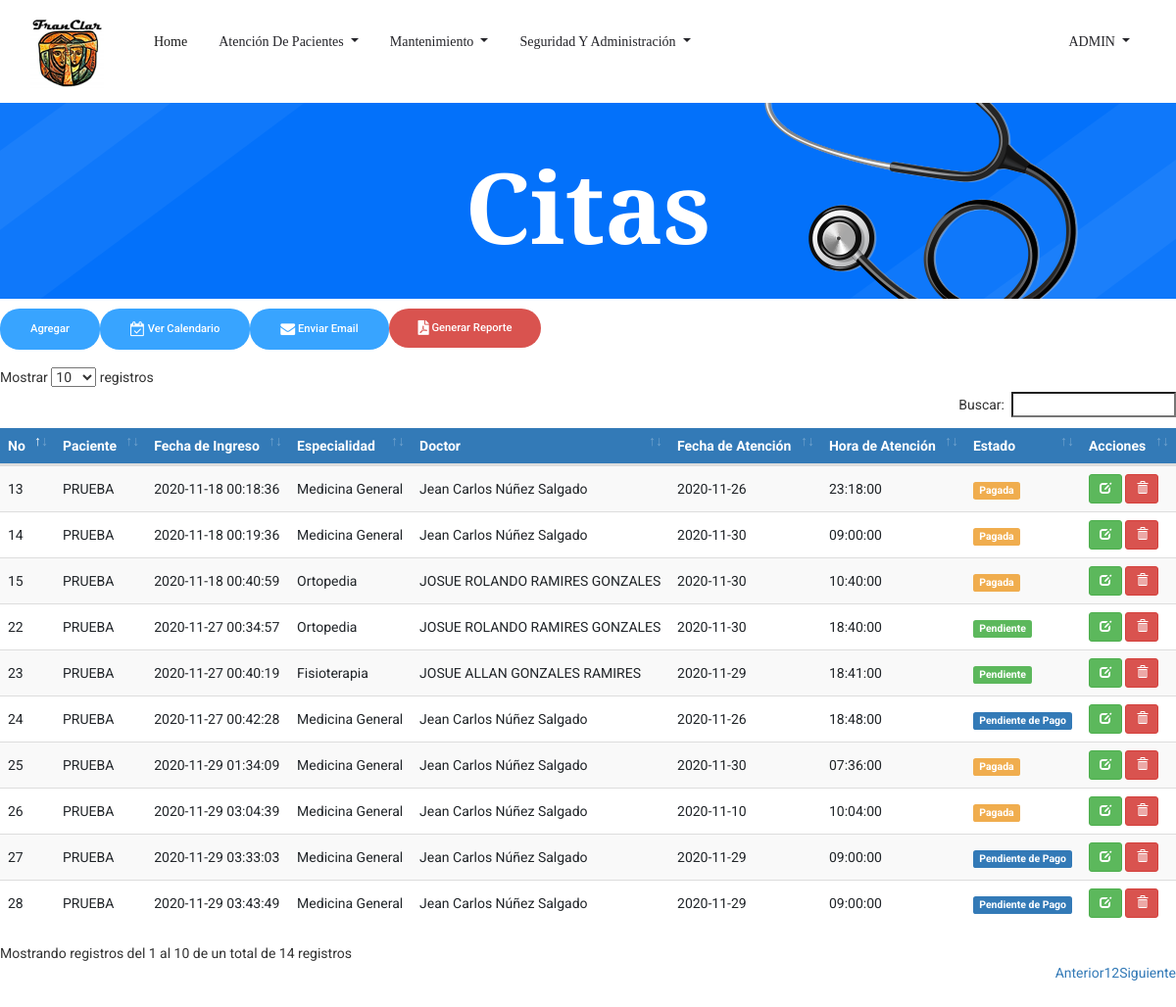
/Cita.php (signed in), run on the app's committed database.
### tables this page shows
CREATE TABLE `tbl_citas` (
  `ID_Cita` bigint(3) NOT NULL,
  `ID_Paciente` int(3) NOT NULL,
  `ID_Usuario` bigint(3) NOT NULL,
  `ID_Empleado` int(3) NOT NULL,
  `ID_Especialidad` int(3) NOT NULL,
  `ID_Estado` int(3) NOT NULL,
  `Fec_Creacion` timestamp NOT NULL DEFAULT current_timestamp(),
  `Fec_Atencion` date NOT NULL,
  `Hora_Atencion` time NOT NULL,
  `Precio` int(5) NOT NULL,
  `Usuario_crea` bigint(3) DEFAULT NULL,
  `Fec_crea` date DEFAULT NULL,
  `Usuario_modif` bigint(3) DEFAULT NULL,
  `Fec_modif` date DEFAULT NULL
);

CREATE TABLE `tbl_pacientes` (
  `ID_Paciente` int(3) NOT NULL,
  `ID_tipo_documento` int(11) NOT NULL,
  `cedula` varchar(20) NOT NULL,
  `ID_Sexo` int(1) NOT NULL,
  `ID_Est_Civil` int(3) NOT NULL,
  `ID_Tipo_Sangre` int(3) NOT NULL,
  `ID_Religion` int(3) NOT NULL,
  `Nom_Paciente` varchar(255) NOT NULL,
  `Fec_Nacimiento` date NOT NULL,
  `Edad` int(3) NOT NULL,
  `Dir_Paciente` varchar(255) NOT NULL,
  `Tel_Paciente` int(8) NOT NULL,
  `Cel_Paciente` int(8) NOT NULL,
  `Email` varchar(50) NOT NULL,
  `Contacto_Emergencia` varchar(40) NOT NULL,
  `ID_Parentesco` int(3) NOT NULL,
  `Tel_Emergencia` int(8) NOT NULL,
  `Cel_Emergencia` int(8) NOT NULL,
  `Antecedentes_Personales` varchar(500) DEFAULT NULL,
  `Antecedentes_Hospitalarios` varchar(500) DEFAULT NULL,
  `Antecedentes_Alergicos` varchar(500) DEFAULT NULL,
  `Antecedentes_Familiares` varchar(500) DEFAULT NULL,
  `Habitos` varchar(500) DEFAULT NULL,
  `Usuario_crea` bigint(3) DEFAULT NULL,
  `Fec_crea` date DEFAULT NULL,
  `Usuario_modif` bigint(3) DEFAULT NULL,
  `Fec_modif` date DEFAULT NULL
);

CREATE TABLE `tbl_especialidad` (
  `ID_especialidad` int(3) NOT NULL,
  `Descripcion_espec` varchar(30) NOT NULL,
  `Precio` int(5) NOT NULL
);

CREATE TABLE `tbl_empleado` (
  `ID_Empleado` int(3) NOT NULL,
  `Nom_Empleado` varchar(50) NOT NULL,
  `ID_Sexo` int(1) NOT NULL,
  `ID_Est_Civil` int(3) NOT NULL,
  `ID_Cargo` int(3) NOT NULL,
  `ID_Especialidad` int(3) NOT NULL,
  `Cedula` varchar(13) NOT NULL,
  `Fec_Nacimiento` date NOT NULL,
  `Dir_Empleado` varchar(255) NOT NULL,
  `Tel_Empleado` int(8) NOT NULL,
  `Cel_Empleado` int(8) NOT NULL,
  `Salario` int(6) NOT NULL,
  `Usuario_crea` bigint(3) DEFAULT NULL,
  `Fec_crea` date DEFAULT NULL,
  `Usuario_modif` bigint(3) DEFAULT NULL,
  `Fec_modif` date DEFAULT NULL
);

CREATE TABLE `tbl_estado_cita` (
  `ID_Estado` int(3) NOT NULL,
  `Descripcion_est_cita` varchar(20) NOT NULL
);

### Cita.php (the view, shortened to what this page needs)
<!doctype html>
<html lang="es">
<?php
include 'head.php'
?>
<body>
    <?php
    include 'header.php';
    ?>
    <section class="breadcrumb_part breadcrumb_bg">
        <div class="container">
            <div class="row">
                <div class="col-lg-12">
                    <div class="breadcrumb_iner">
                        <div class="breadcrumb_iner_item">
                            <h2>Citas</h2>
                        </div>
                    </div>
                </div>
            </div>
        </div>
    </section>
    <form class="form-inline my-2 my-lg-0 float-left">
        <a href="agregarcita.php" class="genric-btn info circle">Agregar</a>
    </form>
    <form class="form-inline my-2 my-lg-0 float-left">
        <a href="CalendarioCitas.php" class="genric-btn info circle">
		<i class="fa fa-calendar-check-o fa-lg fa-lg"> </i> Ver Calendario  </a>
	</form>
	<div class="form-inline my-2 my-lg-0 float-left" >
	<a class="genric-btn info circle" href="PHPMailer/notificaciones.php">
	<i class="fa fa-envelope fa-lg"> </i> Enviar Email  </a>
</div>
<form class="form-inline my-2 my-lg-0 float-left">
	<a class="genric-btn btn-danger circle" href="../FRANCLAR/Reportes-PDF/ReporteCitas.php">
	<i class="fas fa-file-pdf fa-lg"> </i> Generar Reporte</a>
	</form>
	<br>
	<br>
	<br>
   <div class="table-responsive">
			<table id="datatableUsuarios" class="table table-striped table-hover" cellspacing="0" width="100%">
            	<thead>
				<tr>
					<th>No</th>
					<th>Paciente</th>
					<th>Fecha de Ingreso</th>
					<th>Especialidad</th>
                    <th>Doctor</th>
                    <th>Fecha de Atención</th>
                    <th>Hora de Atención</th>
                    <th>Estado</th>
				    <th>Acciones</th>
				</tr>
				</thead>
				<tbody>
					<?php
						$sql = mysqli_query($con, "SELECT tbl_citas.ID_Cita,
						tbl_pacientes.Nom_Paciente,
						tbl_citas.Fec_Creacion,
						tbl_especialidad.Descripcion_espec,
						tbl_empleado.Nom_Empleado,
						tbl_citas.Fec_Atencion,
						tbl_citas.Hora_Atencion,
						tbl_estado_cita.Descripcion_est_cita,
						tbl_estado_cita.ID_Estado FROM tbl_citas
						INNER JOIN tbl_pacientes on tbl_citas.ID_Paciente = tbl_pacientes.ID_Paciente
						INNER JOIN tbl_especialidad on tbl_citas.ID_Especialidad = tbl_especialidad.ID_Especialidad
						INNER JOIN tbl_empleado on tbl_citas.ID_Empleado = tbl_empleado.ID_Empleado
						INNER JOIN tbl_estado_cita on tbl_citas.ID_Estado = tbl_estado_cita.ID_Estado ORDER BY tbl_citas.Fec_Creacion DESC");
						if(mysqli_num_rows($sql) == 0){
							echo '<tr><td colspan="8">No hay datos.</td></tr>';
						}else{
							while($row = mysqli_fetch_assoc($sql)){
								if($row['ID_Estado'] == 1){
									echo '
									<tr>
									<td>'.$row['ID_Cita'].'</td>
									<td>'.$row['Nom_Paciente'].'</td>
									<td>'.$row['Fec_Creacion'].'</td>
									<td>'.$row['Descripcion_espec'].'</td>
									<td>'.$row['Nom_Empleado'].'</td>
									<td>'.$row['Fec_Atencion'].'</td>
									<td>'.$row['Hora_Atencion'].'</td>
									<td><span class="label label-success">'.$row['Descripcion_est_cita'].'</span></td>
									<td>
										<a href="EditarCita.php?nik='.$row['ID_Cita'].'" title="Editar datos" class="btn btn-success btn-sm"><span class="glyphicon glyphicon-edit" aria-hidden="true"></span></a>
										<a href="Cita.php?aksi=delete&nik='.$row['ID_Cita'].'" title="Eliminar" onclick="return confirm(\'¿Está seguro de borrar los datos de la cita\')" class="btn btn-danger btn-sm"><span class="glyphicon glyphicon-trash" aria-hidden="true"></span></a>
									</td>
									</tr>
									';
								}elseif($row['ID_Estado'] == 3){
									echo '
									<tr>
									<td>'.$row['ID_Cita'].'</td>
									<td>'.$row['Nom_Paciente'].'</td>
									<td>'.$row['Fec_Creacion'].'</td>
									<td>'.$row['Descripcion_espec'].'</td>
									<td>'.$row['Nom_Empleado'].'</td>
									<td>'.$row['Fec_Atencion'].'</td>
									<td>'.$row['Hora_Atencion'].'</td>
									<td><span class="label label-primary">'.$row['Descripcion_est_cita'].'</span></td>
									<td>
									<a href="EditarCita.php?nik='.$row['ID_Cita'].'" title="Editar datos" class="btn btn-success btn-sm"><span class="glyphicon glyphicon-edit" aria-hidden="true"></span></a>
									<a href="Cita.php?aksi=delete&nik='.$row['ID_Cita'].'" title="Eliminar" onclick="return confirm(\'¿Está seguro de borrar los datos de la cita\')" class="btn btn-danger btn-sm"><span class="glyphicon glyphicon-trash" aria-hidden="true"></span></a>
								    </td>
									</tr>
									';
								}elseif($row['ID_Estado'] == 4){
									echo '
									<tr>
									<td>'.$row['ID_Cita'].'</td>
									<td>'.$row['Nom_Paciente'].'</td>
									<td>'.$row['Fec_Creacion'].'</td>
									<td>'.$row['Descripcion_espec'].'</td>
									<td>'.$row['Nom_Empleado'].'</td>
									<td>'.$row['Fec_Atencion'].'</td>
									<td>'.$row['Hora_Atencion'].'</td>
									<td><span class="label label-warning">'.$row['Descripcion_est_cita'].'</span></td>
									<td>
									<a href="EditarCita.php?nik='.$row['ID_Cita'].'" title="Editar datos" class="btn btn-success btn-sm"><span class="glyphicon glyphicon-edit" aria-hidden="true"></span></a>
									<a href="Cita.php?aksi=delete&nik='.$row['ID_Cita'].'" title="Eliminar" onclick="return confirm(\'¿Está seguro de borrar los datos de la cita\')" class="btn btn-danger btn-sm"><span class="glyphicon glyphicon-trash" aria-hidden="true"></span></a>
								    </td>
									</tr>
									';
								}
							}
						}
					?>
				</tbody>
			</table>
		 </div>
		<br><br><br><br><br><br><br><br><br><br>
</body>
</html>

### css/main.css (style rules this page uses)
table th { background-color: #337ab7 !important; color: white; }
table>tbody>tr>td { vertical-align: middle !important; }

### data on the page
tbl_citas: ID_Cita "28", ID_Paciente.Nom_Paciente "PRUEBA", Fec_Creacion "2020-11-29 03:43:49", ID_Especialidad.Descripcion_espec "Medicina General", ID_Empleado.Nom_Empleado "Jean Carlos Núñez Salgado", Fec_Atencion "2020-11-29", Hora_Atencion "09:00:00", ID_Estado.Descripcion_est_cita "Pendiente de Pago"
tbl_citas: ID_Cita "27", ID_Paciente.Nom_Paciente "PRUEBA", Fec_Creacion "2020-11-29 03:33:03", ID_Especialidad.Descripcion_espec "Medicina General", ID_Empleado.Nom_Empleado "Jean Carlos Núñez Salgado", Fec_Atencion "2020-11-29", Hora_Atencion "09:00:00", ID_Estado.Descripcion_est_cita "Pendiente de Pago"
tbl_citas: ID_Cita "26", ID_Paciente.Nom_Paciente "PRUEBA", Fec_Creacion "2020-11-29 03:04:39", ID_Especialidad.Descripcion_espec "Medicina General", ID_Empleado.Nom_Empleado "Jean Carlos Núñez Salgado", Fec_Atencion "2020-11-10", Hora_Atencion "10:04:00", ID_Estado.Descripcion_est_cita "Pagada"
tbl_citas: ID_Cita "25", ID_Paciente.Nom_Paciente "PRUEBA", Fec_Creacion "2020-11-29 01:34:09", ID_Especialidad.Descripcion_espec "Medicina General", ID_Empleado.Nom_Empleado "Jean Carlos Núñez Salgado", Fec_Atencion "2020-11-30", Hora_Atencion "07:36:00", ID_Estado.Descripcion_est_cita "Pagada"
tbl_citas: ID_Cita "24", ID_Paciente.Nom_Paciente "PRUEBA", Fec_Creacion "2020-11-27 00:42:28", ID_Especialidad.Descripcion_espec "Medicina General", ID_Empleado.Nom_Empleado "Jean Carlos Núñez Salgado", Fec_Atencion "2020-11-26", Hora_Atencion "18:48:00", ID_Estado.Descripcion_est_cita "Pendiente de Pago"
tbl_citas: ID_Cita "23", ID_Paciente.Nom_Paciente "PRUEBA", Fec_Creacion "2020-11-27 00:40:19", ID_Especialidad.Descripcion_espec "Fisioterapia", ID_Empleado.Nom_Empleado "JOSUE ALLAN GONZALES RAMIRES", Fec_Atencion "2020-11-29", Hora_Atencion "18:41:00", ID_Estado.Descripcion_est_cita "Pendiente"
tbl_citas: ID_Cita "22", ID_Paciente.Nom_Paciente "PRUEBA", Fec_Creacion "2020-11-27 00:34:57", ID_Especialidad.Descripcion_espec "Ortopedia", ID_Empleado.Nom_Empleado "JOSUE ROLANDO RAMIRES GONZALES", Fec_Atencion "2020-11-30", Hora_Atencion "18:40:00", ID_Estado.Descripcion_est_cita "Pendiente"
tbl_citas: ID_Cita "15", ID_Paciente.Nom_Paciente "PRUEBA", Fec_Creacion "2020-11-18 00:40:59", ID_Especialidad.Descripcion_espec "Ortopedia", ID_Empleado.Nom_Empleado "JOSUE ROLANDO RAMIRES GONZALES", Fec_Atencion "2020-11-30", Hora_Atencion "10:40:00", ID_Estado.Descripcion_est_cita "Pagada"
tbl_citas: ID_Cita "14", ID_Paciente.Nom_Paciente "PRUEBA", Fec_Creacion "2020-11-18 00:19:36", ID_Especialidad.Descripcion_espec "Medicina General", ID_Empleado.Nom_Empleado "Jean Carlos Núñez Salgado", Fec_Atencion "2020-11-30", Hora_Atencion "09:00:00", ID_Estado.Descripcion_est_cita "Pagada"
tbl_citas: ID_Cita "13", ID_Paciente.Nom_Paciente "PRUEBA", Fec_Creacion "2020-11-18 00:18:36", ID_Especialidad.Descripcion_espec "Medicina General", ID_Empleado.Nom_Empleado "Jean Carlos Núñez Salgado", Fec_Atencion "2020-11-26", Hora_Atencion "23:18:00", ID_Estado.Descripcion_est_cita "Pagada"

### other printed values
$usuario "ADMIN"
